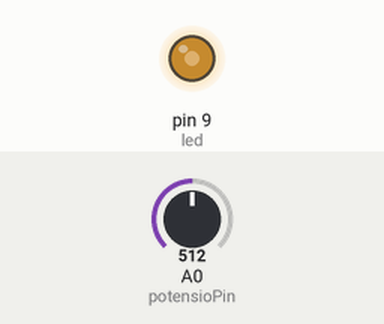
Bench run of a sketch on a simulated Arduino Uno, built with avr-gcc and run on an emulated ATmega328P. On the bench: output pins drawn as LEDs (lit = HIGH). The test bench sets the inputs (shaded band); at power-on: A0 (potensioPin) = 512.

Above: at 1.2 s.
1.3 s: A0 (potensioPin) set to 716
At 2.2 s:
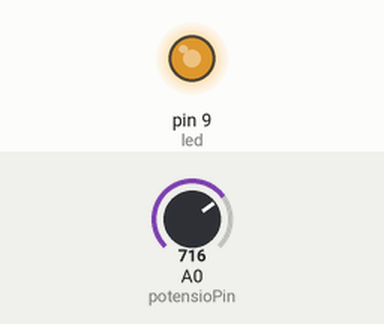
2.8 s: A0 (potensioPin) set to 900
At 3.2 s:
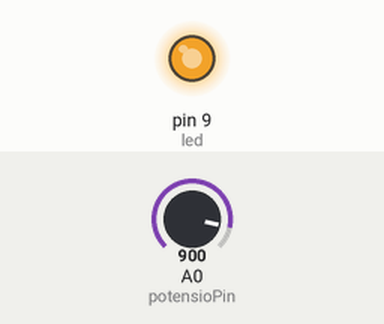
4.3 s: A0 (potensioPin) set to 122
At 5.5 s:
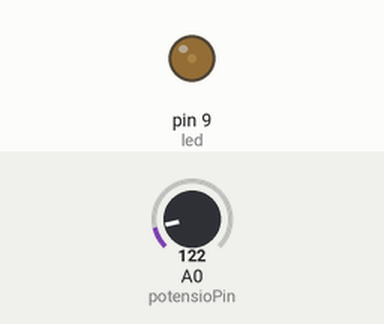
5.8 s: A0 (potensioPin) set to 0
At 7.0 s:
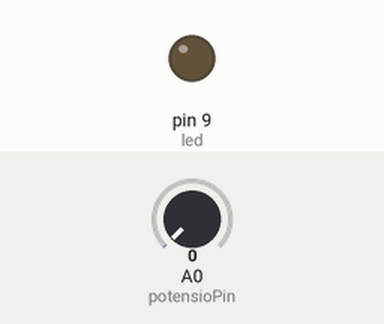
Timing chart, 0 to 8.3 s (numbered marks = the images above; inputs shaded):
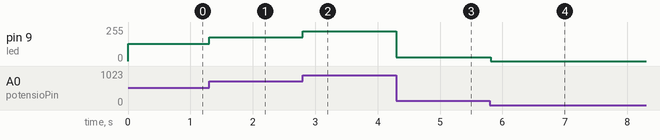

Measured:
- after the input at 1.3 s, pin 9 (led): 128/255 → 179/255 at once
- after the input at 2.8 s, pin 9 (led): 179/255 → 225/255 at once
- after the input at 4.3 s, pin 9 (led): 225/255 → 30/255 at once
- after the input at 5.8 s, pin 9 (led): 30/255 → 0/255 at once

The sketch:

project_2_light_dimmer.ino
```cpp
int potensioPin = A0;
int potensioValue = 0;
int led = 9;

void setup(){
  pinMode(led,OUTPUT);
}

void loop(){
  potensioValue = analogRead(potensioPin);

  analogWrite(led, potensioValue/4);

  delay(10);
}
```
